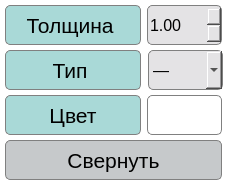
<?xml version="1.0" encoding="UTF-8"?>
<ui version="4.0">
 <class>Border</class>
 <widget class="QDialog" name="Border">
  <property name="geometry">
   <rect>
    <x>0</x>
    <y>0</y>
    <width>227</width>
    <height>187</height>
   </rect>
  </property>
  <property name="minimumSize">
   <size>
    <width>227</width>
    <height>187</height>
   </size>
  </property>
  <property name="maximumSize">
   <size>
    <width>227</width>
    <height>187</height>
   </size>
  </property>
  <property name="windowTitle">
   <string/>
  </property>
  <property name="styleSheet">
   <string notr="true">background-color: white;</string>
  </property>
  <widget class="QLabel" name="label">
   <property name="geometry">
    <rect>
     <x>5</x>
     <y>5</y>
     <width>136</width>
     <height>40</height>
    </rect>
   </property>
   <property name="font">
    <font>
     <pointsize>16</pointsize>
    </font>
   </property>
   <property name="styleSheet">
    <string notr="true"> background-color: rgb(169, 217, 215);
  border: 1px solid gray;
border-radius: 5px;
color:  black;</string>
   </property>
   <property name="text">
    <string>Толщина </string>
   </property>
   <property name="alignment">
    <set>Qt::AlignCenter</set>
   </property>
  </widget>
  <widget class="QPushButton" name="color_border">
   <property name="geometry">
    <rect>
     <x>147</x>
     <y>95</y>
     <width>75</width>
     <height>40</height>
    </rect>
   </property>
   <property name="font">
    <font>
     <pointsize>16</pointsize>
    </font>
   </property>
   <property name="styleSheet">
    <string notr="true">QPushButton{
border: 1px solid gray;
border-radius: 5px;
}

</string>
   </property>
   <property name="text">
    <string/>
   </property>
  </widget>
  <widget class="QComboBox" name="type_border">
   <property name="geometry">
    <rect>
     <x>148</x>
     <y>50</y>
     <width>75</width>
     <height>40</height>
    </rect>
   </property>
   <property name="styleSheet">
    <string notr="true">QComboBox {
border: 1px solid gray;
border-radius: 5px;
background: rgb(228, 227, 229);
font-size: 16px;
color: black;
}</string>
   </property>
   <item>
    <property name="text">
     <string>―</string>
    </property>
   </item>
   <item>
    <property name="text">
     <string>┅</string>
    </property>
   </item>
  </widget>
  <widget class="QLabel" name="label_2">
   <property name="geometry">
    <rect>
     <x>5</x>
     <y>50</y>
     <width>136</width>
     <height>40</height>
    </rect>
   </property>
   <property name="font">
    <font>
     <pointsize>16</pointsize>
    </font>
   </property>
   <property name="styleSheet">
    <string notr="true"> background-color: rgb(169, 217, 215);
  border: 1px solid gray;
border-radius: 5px;
color:  black;</string>
   </property>
   <property name="text">
    <string>Тип </string>
   </property>
   <property name="alignment">
    <set>Qt::AlignCenter</set>
   </property>
  </widget>
  <widget class="QPushButton" name="apply_border">
   <property name="geometry">
    <rect>
     <x>5</x>
     <y>140</y>
     <width>217</width>
     <height>40</height>
    </rect>
   </property>
   <property name="font">
    <font>
     <pointsize>16</pointsize>
    </font>
   </property>
   <property name="styleSheet">
    <string notr="true">QPushButton {
  background-color: rgb(198, 201, 203);
  border: 1px solid gray;
  border-radius: 5px;
color: black;
}

QPushButton:pressed {
    background-color: rgb(228, 226, 229);
}</string>
   </property>
   <property name="text">
    <string>Свернуть</string>
   </property>
  </widget>
  <widget class="QDoubleSpinBox" name="thickness_border">
   <property name="geometry">
    <rect>
     <x>147</x>
     <y>5</y>
     <width>75</width>
     <height>40</height>
    </rect>
   </property>
   <property name="styleSheet">
    <string notr="true">QDoubleSpinBox{
border: 1px solid gray;
border-radius: 5px;
background: rgb(228, 227, 229);
font-size: 16px;
color: black;
}

</string>
   </property>
   <property name="minimum">
    <double>0.010000000000000</double>
   </property>
   <property name="maximum">
    <double>20.000000000000000</double>
   </property>
   <property name="singleStep">
    <double>0.250000000000000</double>
   </property>
   <property name="value">
    <double>1.000000000000000</double>
   </property>
  </widget>
  <widget class="QLabel" name="label_color">
   <property name="geometry">
    <rect>
     <x>5</x>
     <y>95</y>
     <width>136</width>
     <height>40</height>
    </rect>
   </property>
   <property name="font">
    <font>
     <pointsize>16</pointsize>
    </font>
   </property>
   <property name="styleSheet">
    <string notr="true">
background-color: rgb(169, 217, 215);
border: 1px solid gray;
border-radius: 5px;
color:  black;
</string>
   </property>
   <property name="text">
    <string>Цвет</string>
   </property>
   <property name="alignment">
    <set>Qt::AlignCenter</set>
   </property>
  </widget>
 </widget>
 <resources/>
 <connections/>
</ui>
